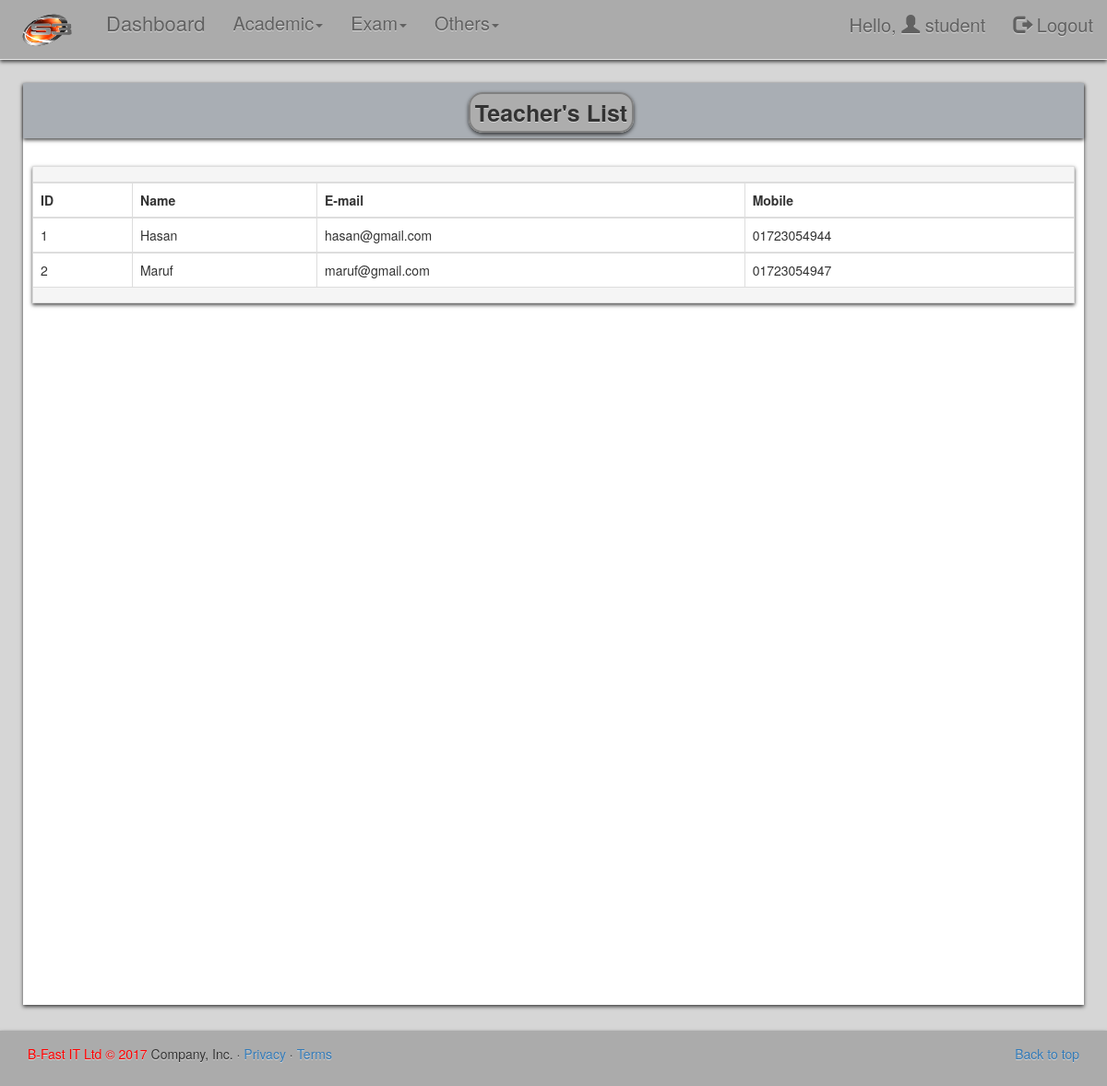
Screenshot of /home.php?item=12 (signed in) with the database file from the repository.
### tables this page shows
CREATE TABLE `saytbl_teacher` (
  `teacher_id` int(11) NOT NULL,
  `teacher_name` varchar(100) DEFAULT NULL,
  `photo` varchar(100) DEFAULT NULL,
  `email` varchar(100) DEFAULT NULL,
  `gender` varchar(10) DEFAULT NULL,
  `c_group_id` int(11) DEFAULT NULL,
  `teacher_code` varchar(20) DEFAULT NULL,
  `mobile` varchar(20) DEFAULT NULL,
  `apply_time` date DEFAULT NULL
);

### sinclude/teacher/view_teacher.php (the view, shortened to what this page needs)
<h2 class='styl boxshadow'><span class='style boxshadow'> Teacher's List</span></h2>
<div style='margin:10px' class='boxshadow'><table class='table table-bordered table table-hover'>
 <thead><tr><td colspan='5' style='background-color:#F5F5F5'></td></tr>
  <tr><th>ID</th><th >Name</th><th >E-mail</th><th>Mobile</th></tr></thead>
  <?php
  $teacher_table=$db->query("select t.teacher_id,t.teacher_name,t.photo,t.email,t.gender,d.group_name,t.teacher_code,t.mobile,t.apply_time from  saytbl_teacher as t,say_c_group as d where d.id=t.c_group_id order by teacher_id");
  while(list($id,$name,$photo,$mail,$gender,$department,$code,$mobile,$join)=$teacher_table->fetch_row()):?>
 <tbody>
<tr>
	<td ><?php echo $id;?></td>
	 <td><?php echo $name;?></td>
	<td><?php echo $mail;?></td>
	<td><?php echo $mobile;?></td>
	 </tr>
 <?php endwhile ?>
 <tr>
 	<td colspan='5'  style='background-color:#F5F5F5'></td>
 </tr>
</tbody>
 </table>
 </div>

### css/style.css (style rules this page uses)
.style { background-color: #adadad; border: 2px solid gray; border-radius: 15px; box-shadow: 0 0 1px 2px lightgray; font-size: 25px; font-weight: bold; min-height: 15px; min-line-height: 25px; margin-right: 5px; padding: 2px 5px; text-align: center; width: 15px; }
.styl { text-align:center; background-color:#A9AEB4; margin-top:0px; padding:13px; min-height:15px; margin-bottom: 30px; }
.boxshadow { -webkit-box-shadow: 1px 1px 4px 0px rgba(0,0,0,0.71); -moz-box-shadow: 1px 1px 4px 0px rgba(0,0,0,0.71); box-shadow: 0px 2px 4px 0px rgba(0,0,0,0.71); -moz-linear-gradient(center bottom , #a3a8af, #cfd2d7) repeat scroll 0 0;text-shadow: 0 1px 0 rgba(255, 255, 255, 0.5); }
body { background-color:#D6D6D6; -moz-linear-gradient(center bottom , #a3a8af, #cfd2d7) repeat scroll 0 0; text-shadow: 0 1px 0 rgba(255, 255, 255, 0.5); margin-top:80px }

### css/custom.css (style rules this page uses)
body { padding-bottom: 40px; color: #5a5a5a; }

### rows the page displays
saytbl_teacher: teacher_id "1", teacher_name "Hasan", email "hasan@gmail.com", mobile "01723054944"
saytbl_teacher: teacher_id "2", teacher_name "Maruf", email "maruf@gmail.com", mobile "01723054947"

### other values shown
$_SESSION["s_username"] "student"
Date("Y") "2017"
